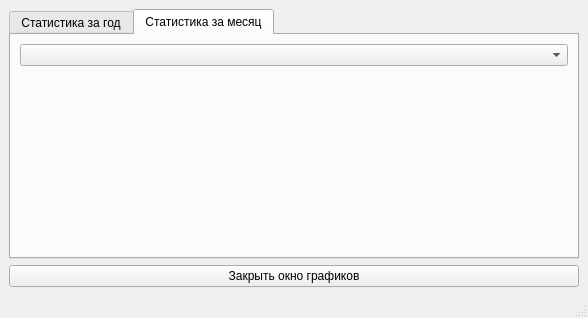
<?xml version="1.0" encoding="UTF-8"?>
<ui version="4.0">
 <class>Graph</class>
 <widget class="QMainWindow" name="Graph">
  <property name="geometry">
   <rect>
    <x>0</x>
    <y>0</y>
    <width>588</width>
    <height>318</height>
   </rect>
  </property>
  <property name="windowTitle">
   <string>MainWindow</string>
  </property>
  <widget class="QWidget" name="centralwidget">
   <layout class="QGridLayout" name="gridLayout_3">
    <item row="0" column="0">
     <widget class="QTabWidget" name="tb_Group">
      <property name="layoutDirection">
       <enum>Qt::LeftToRight</enum>
      </property>
      <property name="autoFillBackground">
       <bool>false</bool>
      </property>
      <property name="tabPosition">
       <enum>QTabWidget::North</enum>
      </property>
      <property name="tabShape">
       <enum>QTabWidget::Rounded</enum>
      </property>
      <property name="currentIndex">
       <number>1</number>
      </property>
      <property name="elideMode">
       <enum>Qt::ElideNone</enum>
      </property>
      <property name="documentMode">
       <bool>false</bool>
      </property>
      <widget class="QWidget" name="tw_year">
       <attribute name="title">
        <string>Статистика за год</string>
       </attribute>
       <layout class="QGridLayout" name="gridLayout_2">
        <item row="0" column="0">
         <widget class="QCustomPlot" name="customPlotYear" native="true"/>
        </item>
       </layout>
      </widget>
      <widget class="QWidget" name="tb_month">
       <attribute name="title">
        <string>Статистика за месяц</string>
       </attribute>
       <layout class="QGridLayout" name="gridLayout">
        <item row="0" column="0">
         <widget class="QComboBox" name="cb_month">
          <property name="editable">
           <bool>false</bool>
          </property>
         </widget>
        </item>
        <item row="1" column="0">
         <widget class="QCustomPlot" name="customPlotMonth" native="true"/>
        </item>
       </layout>
      </widget>
     </widget>
    </item>
    <item row="1" column="0">
     <widget class="QPushButton" name="pb_GraphWindowClose">
      <property name="text">
       <string>Закрыть окно графиков</string>
      </property>
     </widget>
    </item>
   </layout>
  </widget>
  <widget class="QMenuBar" name="menubar">
   <property name="geometry">
    <rect>
     <x>0</x>
     <y>0</y>
     <width>588</width>
     <height>21</height>
    </rect>
   </property>
  </widget>
  <widget class="QStatusBar" name="statusbar"/>
 </widget>
 <customwidgets>
  <customwidget>
   <class>QCustomPlot</class>
   <extends>QWidget</extends>
   <header>D:\Qt_lessons\CourseProj\Airport_Inspector_ver1.0\qcustomplot.h</header>
   <container>1</container>
  </customwidget>
 </customwidgets>
 <resources/>
 <connections/>
</ui>
